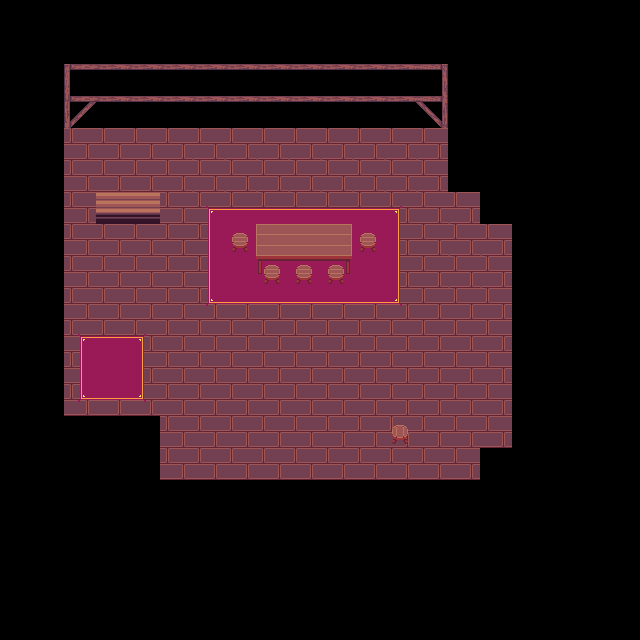

A 2D game scene composited from a Tiled map and its tileset images. What follows is a short description and the map's XML, with each tile layer's data collapsed to a summary:
An orthogonal 20x20 tile map with 32x32 px tiles, 5 tile layers (Land, Path, Decor, Touchable, ...), 1 hidden layer not drawn, 4 tilesets and 5 objects (shop).

<map version="1.0" tiledversion="2018.01.01" orientation="orthogonal" renderorder="right-down" width="20" height="20" tilewidth="32" tileheight="32" infinite="0" nextobjectid="33">
 <tileset firstgid="1" name="Tileset_Interior Wood_Gnomenlied" tilewidth="32" tileheight="32" tilecount="255" columns="17">
  <image source="textures/Tileset_Interior Wood_Gnomenlied.png" width="544" height="480" />
 </tileset>
 <tileset firstgid="256" name="RPG Nature Tileset" tilewidth="32" tileheight="32" tilecount="180" columns="20">
  <image source="textures/RPG Nature Tileset.png" width="641" height="288" />
 </tileset>
 <tileset firstgid="436" name="RPG Nature Tileset" tilewidth="32" tileheight="32" tilecount="180" columns="20">
  <image source="textures/RPG Nature Tileset.png" width="641" height="288" />
 </tileset>
 <tileset firstgid="616" name="Beach Tileset" tilewidth="32" tileheight="32" tilecount="162" columns="18">
  <image source="textures/Beach Tileset.png" width="576" height="288" />
 </tileset>
 <layer name="Water" width="20" height="20" visible="0">
  <data>[400 cells, 400 non-empty, 2 distinct tile ids]</data>
 </layer>
 <layer name="Land" width="20" height="20">
  <data>[400 cells, 141 non-empty, 3 distinct tile ids]</data>
 </layer>
 <layer name="Path" width="20" height="20">
  <data>[400 cells, 38 non-empty, 10 distinct tile ids]</data>
 </layer>
 <objectgroup name="Sign" />
 <objectgroup name="NPC">
  <object id="5" gid="258" x="352" y="411" width="32" height="32">
   <properties>
    <property name="Message" value="congration! you done it!!" />
   </properties>
  </object>
  <object id="8" gid="630" x="93" y="377" width="32" height="32">
   <properties>
    <property name="Message" value="WE HATE [ATTS]!!!" />
   </properties>
  </object>
  <object id="11" name="the dealer" type="shop" gid="630" x="383.5" y="433.5" width="32" height="32">
   <properties>
    <property name="Message" value="[[&quot;catnip blunt&quot;,12,zaza],['catnip edible',727,cookie]]" />
   </properties>
  </object>
 </objectgroup>
 <layer name="Decor" width="20" height="20">
  <data>[400 cells, 3 non-empty, 3 distinct tile ids]</data>
 </layer>
 <layer name="Touchable" width="20" height="20">
  <data>[400 cells, 14 non-empty, 5 distinct tile ids]</data>
 </layer>
 <layer name="Behind" width="20" height="20">
  <data>[400 cells, 24 non-empty, 5 distinct tile ids]</data>
 </layer>
 <objectgroup name="Leave" />
 <objectgroup name="Start">
  <object id="1" gid="19" x="95.8833" y="181.086" width="32" height="32" />
 </objectgroup>
 <objectgroup name="House" />
 <objectgroup name="Enemy" />
 <objectgroup name="Doors">
  <object id="32" gid="191" x="96.3636" y="223.045" width="32" height="32">
   <properties>
    <property name="goto" value="shop.tmx" />
   </properties>
  </object>
 </objectgroup>
</map>
